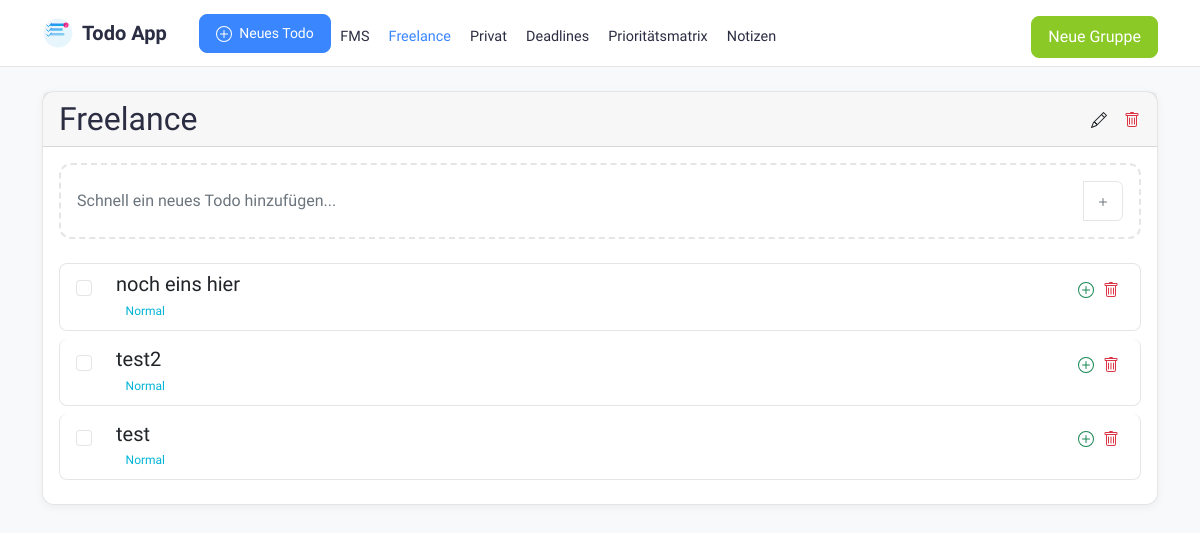
Page /?group_id=2 on the committed database.
### app.py (models this page shows, shortened)
class TaskGroup(db.Model):
    id = db.Column(db.Integer, primary_key=True)
    name = db.Column(db.String(100), nullable=False)
    created_at = db.Column(db.DateTime, default=datetime.utcnow)
    todos = db.relationship('Todo', backref='group', lazy=True, cascade='all, delete-orphan')

class Todo(db.Model):
    id = db.Column(db.Integer, primary_key=True)
    title = db.Column(db.String(200), nullable=False)
    description = db.Column(db.Text)
    completed = db.Column(db.Boolean, default=False)
    priority = db.Column(db.String(10), default='medium')
    created_at = db.Column(db.DateTime, default=datetime.utcnow)
    due_date = db.Column(db.DateTime, nullable=True)
    group_id = db.Column(db.Integer, db.ForeignKey('task_group.id'), nullable=False)
    parent_id = db.Column(db.Integer, db.ForeignKey('todo.id'), nullable=True)
    sub_todos = db.relationship('Todo', backref=db.backref('parent', remote_side=[id]),
                              cascade='all, delete-orphan')

### app.py (the view)
@app.route('/')
def index():
    groups = TaskGroup.query.all()
    selected_group_id = request.args.get('group_id', type=int)
    selected_group = None
    todos_by_group = {}
    if not selected_group_id and groups:
        selected_group_id = groups[0].id
    if selected_group_id:
        selected_group = TaskGroup.query.get_or_404(selected_group_id)
        todos = Todo.query.filter_by(group_id=selected_group_id, parent_id=None).order_by(
            Todo.completed,
            case(
                (Todo.priority == 'urgent', 1),
                (Todo.priority == 'high', 2),
                (Todo.priority == 'medium', 3),
                (Todo.priority == 'low', 4)
            ),
            Todo.created_at.desc()
        ).all()
        todos_by_group[selected_group_id] = todos
    return render_template('index.html',
                         groups=groups,
                         selected_group=selected_group,
                         todos_by_group=todos_by_group)

### app.py (called while the page is built)
@app.context_processor
def inject_groups():
    groups = TaskGroup.query.all()
    return dict(groups=groups)

### templates/index.html (shortened to what this page needs)
{% extends "base.html" %}
{% block content %}
{% if selected_group %}
    <div class="card mb-4">
        <div class="card-header d-flex justify-content-between align-items-center">
            <h2 class="mb-0">{{ selected_group.name }}</h2>
            <div class="btn-group">
                <a href="{{ url_for('edit_group', id=selected_group.id) }}" class="btn btn-link text-dark p-0 me-3" title="Gruppe bearbeiten">
                </a>
                <a href="{{ url_for('delete_group', id=selected_group.id) }}" class="btn btn-link text-danger p-0" title="Gruppe löschen" onclick="return confirm('Sind Sie sicher? Alle Todos in dieser Gruppe werden gelöscht!')">
                </a>
            </div>
        </div>
            <div class="card-body">
                <div class="quick-todo-input mb-4">
                    <div class="input-group">
                        <input type="text"
                               class="form-control"
                               id="quickTodoInput"
                               placeholder="Schnell ein neues Todo hinzufügen..."
                               autocomplete="off">
                        <button class="btn btn-outline-primary" type="button" id="quickTodoBtn">
                            <svg xmlns="http://www.w3.org/2000/svg" width="16" height="16" fill="currentColor" class="bi bi-plus" viewBox="0 0 16 16">
                                <path d="M8 4a.5.5 0 0 1 .5.5v3h3a.5.5 0 0 1 0 1h-3v3a.5.5 0 0 1-1 0v-3h-3a.5.5 0 0 1 0-1h3v-3A.5.5 0 0 1 8 4z"/>
                            </svg>
                        </button>
                    </div>
                </div>
                {% if todos_by_group[selected_group.id] %}
                    <div class="list-group">
                    {% for todo in todos_by_group[selected_group.id] %}
                        <div class="list-group-item {% if todo.completed %}bg-light{% endif %}" id="todo-{{ todo.id }}">
                            <div class="d-flex align-items-start">
                                <div class="form-check mt-1 me-3">
                                    <input type="checkbox"
                                           class="form-check-input todo-checkbox"
                                           data-todo-id="{{ todo.id }}"
                                           {% if todo.completed %}checked{% endif %}>
                                </div>
                                <div class="flex-grow-1">
                                        <div class="d-flex justify-content-between align-items-start">
                                            <div class="todo-content flex-grow-1" style="cursor: pointer;" onclick="window.location.href='{{ url_for('edit_todo', id=todo.id) }}'">
                                                <h5 class="mb-1 {% if todo.completed %}text-decoration-line-through text-muted{% endif %}">
                                                    <span class="todo-title">{{ todo.title }}</span>
                                                </h5>
                                                <div class="d-flex flex-wrap gap-1">
                                                    {% if todo.priority == 'urgent' %}
                                                        <span class="badge bg-danger">‼️ Dringend</span>
                                                    {% elif todo.priority == 'high' %}
                                                        <span class="badge bg-warning">❗ Hoch</span>
                                                    {% elif todo.priority == 'medium' %}
                                                        <span class="badge bg-info">Normal</span>
                                                    {% elif todo.priority == 'low' %}
                                                        <span class="badge bg-secondary">Niedrig</span>
                                                    {% endif %}
                                                </div>
                                            </div>
                                            <div class="btn-group">
                                                <a href="{{ url_for('new_todo', parent_id=todo.id) }}" class="btn btn-link text-success p-1" title="Sub-Todo hinzufügen">
                                                </a>
                                                <a href="{{ url_for('delete_todo', id=todo.id) }}" class="btn btn-link text-danger p-1" title="Todo löschen" onclick="return confirm('Sind Sie sicher?')">
                                                </a>
                                            </div>
                                        </div>
                                </div>
                            </div>
                        </div>
                    {% endfor %}
                </div>
            {% else %}
                <p class="text-center">Keine Todos in dieser Gruppe. <a href="{{ url_for('new_todo', group_id=selected_group.id) }}">Erstellen Sie ein neues Todo!</a></p>
            {% endif %}
        </div>
    </div>
{% else %}
    <div class="alert alert-info">
        <p class="text-center">Bitte wählen Sie eine Gruppe aus oder <a href="{{ url_for('new_group') }}">erstellen Sie eine neue Gruppe</a>.</p>
    </div>
{% endif %}
{% endblock %}

### templates/base.html (shortened to what this page needs)
<!DOCTYPE html>
<html lang="de">
    <head>
        <link href="https://cdn.jsdelivr.net/npm/bootstrap@5.1.3/dist/css/bootstrap.min.css" rel="stylesheet">
</head>
<body>
    <nav class="navbar navbar-expand-lg sticky-top mb-4">
        <div class="container">
            <div class="d-flex align-items-center">
                <a class="navbar-brand" href="{{ url_for('index') }}">
                    Todo App
                </a>
                {% if selected_group %}
                    <a href="{{ url_for('new_todo', group_id=selected_group.id) }}" class="btn btn-primary btn-sm ms-3">
                        Neues Todo
                    </a>
                {% endif %}
            </div>
            <div class="collapse navbar-collapse" id="navbarNav">
                <ul class="navbar-nav me-auto">
                    {% for nav_group in groups %}
                        <li class="nav-item">
                            <a class="nav-link {% if selected_group and selected_group.id == nav_group.id %}active{% endif %}"
                               href="{{ url_for('index', group_id=nav_group.id) }}">
                                {{ nav_group.name }}
                            </a>
                        </li>
                    {% endfor %}
                        <li class="nav-item">
                            <a class="nav-link {% if request.endpoint == 'deadlines' %}active{% endif %}"
                               href="{{ url_for('deadlines') }}">
                                Deadlines
                            </a>
                        </li>
                        <li class="nav-item">
                            <a class="nav-link {% if request.endpoint == 'priority_matrix' %}active{% endif %}"
                               href="{{ url_for('priority_matrix') }}">
                                Prioritätsmatrix
                            </a>
                        </li>
                        <li class="nav-item">
                            <a class="nav-link {% if request.endpoint == 'notes' %}active{% endif %}"
                               href="{{ url_for('notes') }}">
                                Notizen
                            </a>
                        </li>
                </ul>
                    <div class="d-flex align-items-center">
                        <a href="{{ url_for('new_group') }}" class="btn btn-success">Neue Gruppe</a>
                    </div>
            </div>
        </div>
    </nav>
    <div class="container">
        {% block content %}{% endblock %}
    </div>
</body>
</html>

### templates/base.html (style rules this page uses)
:root { --primary-color: #3a86ff; --danger-color: #ff006e; --success-color: #8ac926; --warning-color: #ffbe0b; --info-color: #00b4d8; --background-color: #f8f9fa; --card-background: rgba(255, 255, 255, 0.9); --text-color: #2b2d42; --text-muted: #6c757d; --border-color: rgba(0, 0, 0, 0.1); }
body { font-family: 'SF Pro Text', -apple-system, BlinkMacSystemFont, sans-serif; background-color: var(--background-color); color: var(--text-color); line-height: 1.6; }
.navbar { background: var(--card-background); backdrop-filter: blur(10px); -webkit-backdrop-filter: blur(10px); border-bottom: 1px solid var(--border-color); padding: 0.5rem 0; }
.navbar-brand { color: var(--text-color); font-weight: 600; font-size: 1.25rem; display: flex; align-items: center; gap: 0.5rem; }
.logo { width: 32px; height: 32px; transition: transform 0.3s ease; }
.nav-link { color: var(--text-color); padding: 0.5rem 0.75rem; border-radius: 8px; transition: all 0.3s ease; margin: 0 0.1rem; font-size: 0.9rem; }
.nav-link.active { background-color: rgba(var(--primary-color-rgb), 0.1); color: var(--primary-color); font-weight: 500; }
.navbar-collapse { margin-top: 0.5rem; }
.card { background: var(--card-background); border-radius: 12px; border: 1px solid var(--border-color); box-shadow: 0 2px 10px rgba(0, 0, 0, 0.05); backdrop-filter: blur(10px); -webkit-backdrop-filter: blur(10px); transition: transform 0.2s ease, box-shadow 0.2s ease; }
.btn { border-radius: 8px; padding: 0.5rem 1rem; transition: all 0.3s ease; font-weight: 500; }
.btn-primary { background-color: var(--primary-color); border-color: var(--primary-color); }
.btn-success { background-color: var(--success-color); border-color: var(--success-color); }
.form-control { border-radius: 8px; border: 1px solid var(--border-color); padding: 0.75rem 1rem; background: var(--card-background); color: var(--text-color); }
.badge { padding: 0.4em 0.8em; border-radius: 6px; font-weight: 500; }
.badge.bg-info { background-color: rgba(var(--info-color-rgb), 0.1) !important; color: var(--info-color); }
.list-group-item { background: var(--card-background); border: 1px solid var(--border-color); margin-bottom: 8px; border-radius: 8px !important; transition: all 0.3s ease; }
.form-check-input { border-color: var(--border-color); }

### templates/index.html (style rules this page uses)
.quick-todo-input { background: var(--card-background); border: 2px dashed var(--border-color); border-radius: 12px; padding: 1rem; transition: all 0.3s ease; }
.quick-todo-input .form-control { border: none; background: transparent; font-size: 1rem; padding: 0.5rem 0; }
.quick-todo-input .btn { border: 1px solid var(--border-color); background: transparent; color: var(--text-muted); border-radius: 6px; padding: 0.25rem 0.5rem; transition: all 0.3s ease; min-width: 40px; }

### rows in the picture
TaskGroup: name "FMS"
TaskGroup: name "Freelance"
TaskGroup: name "Privat"
Todo: title "noch eins hier", priority "Normal"
Todo: title "test2", priority "Normal"
Todo: title "test", priority "Normal"
